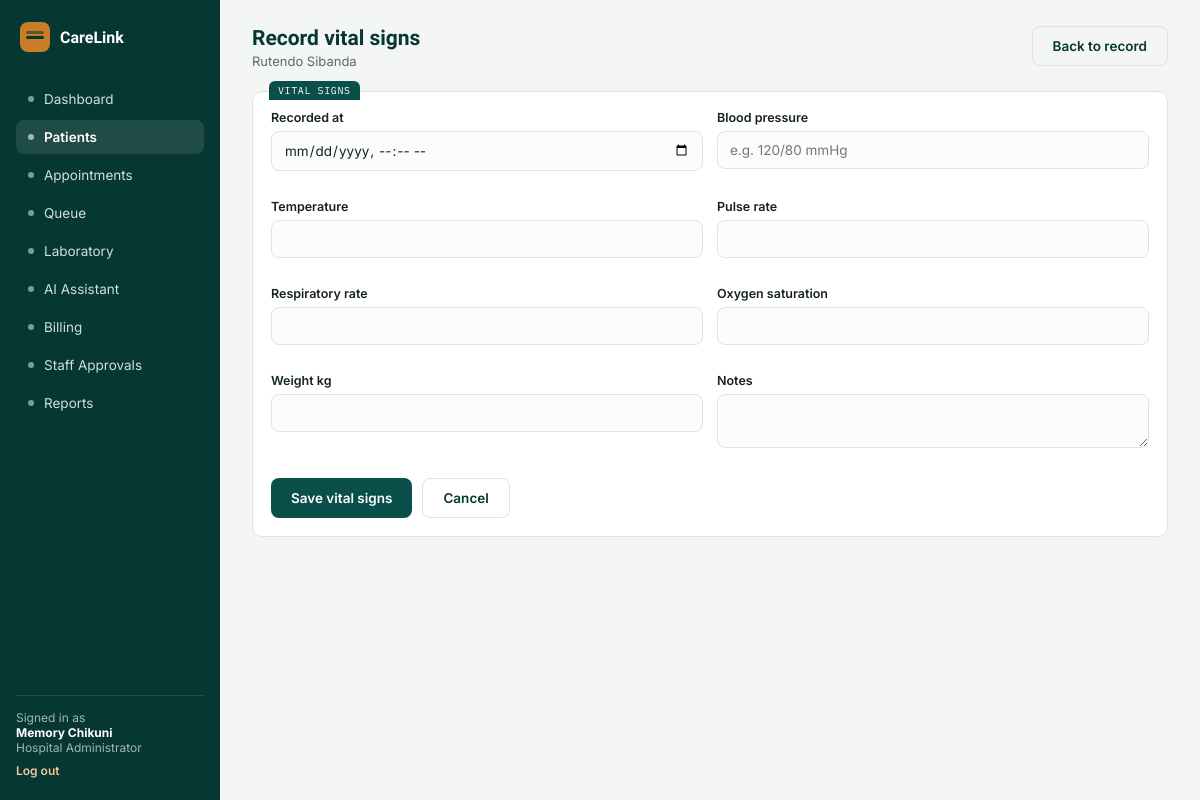
The app's page /patients/2/vitals/add/ (signed in) with its own data.
### accounts/models.py (models this page shows, shortened)
class User(AbstractUser):
    class Role(models.TextChoices):
        ADMIN = "ADMIN", "Hospital Administrator"
        DOCTOR = "DOCTOR", "Doctor"
        RECEPTIONIST = "RECEPTIONIST", "Receptionist"
        LAB_TECHNICIAN = "LAB_TECHNICIAN", "Laboratory Technician"
    role = models.CharField(max_length=20, choices=Role.choices, default=Role.RECEPTIONIST)
    staff_id = models.CharField(max_length=20, unique=True, null=True, blank=True)
    department = models.CharField(max_length=100, blank=True)
    is_approved = models.BooleanField(
        default=False,
        help_text="Staff accounts must be approved by a Hospital Administrator before they can log in.",
    )

### patients/models.py (models this page shows, shortened)
class Patient(models.Model):
    class Sex(models.TextChoices):
        FEMALE = "F", "Female"
        MALE = "M", "Male"
    patient_id = models.CharField(max_length=12, unique=True, default=generate_patient_id, editable=False)
    full_name = models.CharField(max_length=150)
    date_of_birth = models.DateField()
    sex = models.CharField(max_length=1, choices=Sex.choices)
    phone_number = models.CharField(max_length=20, blank=True)
    next_of_kin = models.CharField(max_length=150, blank=True, help_text="Name and phone number")
    allergies = models.CharField(max_length=255, blank=True)
    chronic_conditions = models.CharField(max_length=255, blank=True)
    notes = models.TextField(blank=True)
    registered_at = models.DateTimeField(auto_now_add=True)
    registered_by = models.ForeignKey(
        "accounts.User", on_delete=models.SET_NULL, null=True, related_name="patients_registered"
    )
    class Meta:
        ordering = ["-registered_at"]

### patients/views.py (the view, shortened to what this page needs)
# urls.py: path("patients/<int:pk>/vitals/add/", patient_views.add_vital_signs, name="add_vital_signs"),
@login_required
@user_passes_test(can_manage_medical_records)
@require_http_methods(["GET", "POST"])
def add_vital_signs(request, pk):
    patient = get_object_or_404(Patient, pk=pk)
    if request.user.role == User.Role.DOCTOR:
        pass
    form = VitalSignsForm(request.POST or None)
    return render(request, "patients/add_vital_signs.html", {"form": form, "patient": patient})

### patients/forms.py (shortened to what this page needs)
class VitalSignsForm(forms.ModelForm):
    class Meta:
        model = VitalSigns
        fields = [
            "recorded_at",
            "blood_pressure",
            "temperature",
            "pulse_rate",
            "respiratory_rate",
            "oxygen_saturation",
            "weight_kg",
            "notes",
        ]
        widgets = {
            "recorded_at": forms.DateTimeInput(attrs={"type": "datetime-local"}),
            "blood_pressure": forms.TextInput(attrs={"placeholder": "e.g. 120/80 mmHg"}),
            "notes": forms.Textarea(attrs={"rows": 2}),
        }

### patients/views.py (called while the page is built)
def can_manage_medical_records(user):
    return user.is_authenticated and user.role in {User.Role.DOCTOR, User.Role.ADMIN}

### templates/patients/add_vital_signs.html (shortened to what this page needs)
{% extends "base.html" %}
{% block content %}
<div class="topbar">
  <div><h1>Record vital signs</h1><p>{{ patient.full_name }}</p></div>
  <a class="btn ghost" href="{% url 'patient_detail' patient.pk %}">Back to record</a>
</div>
<div class="card tab" data-tab="VITAL SIGNS">
  <form method="post">
    <div class="form-grid">
      {% for field in form %}
      <div class="field">
        <label for="{{ field.id_for_label }}">{{ field.label }}</label>
        {{ field }}
      </div>
      {% endfor %}
    </div>
    <div class="actions" style="margin-top:1rem;">
      <button class="btn primary" type="submit">Save vital signs</button>
      <a class="btn ghost" href="{% url 'patient_detail' patient.pk %}">Cancel</a>
    </div>
  </form>
</div>
{% endblock %}

### templates/base.html (shortened to what this page needs)
{% load static %}
<!DOCTYPE html>
<html lang="en">
<head>
<link rel="stylesheet" href="{% static 'css/style.css' %}">
</head>
<body>
<div class="app">
  <aside class="sidebar">
    <div class="brand"><div class="mark"></div><span>CareLink</span></div>
    {% if user.role == "ADMIN" %}
      <a class="nav-item {% if request.path == '/dashboard/' %}on{% endif %}" href="{% url 'dashboard' %}"><span class="dot"></span>Dashboard</a>
      <a class="nav-item {% if '/patients' in request.path %}on{% endif %}" href="{% url 'patient_list' %}"><span class="dot"></span>Patients</a>
      <a class="nav-item {% if '/appointments' in request.path %}on{% endif %}" href="{% url 'appointment_list' %}"><span class="dot"></span>Appointments</a>
      <a class="nav-item {% if '/queue' in request.path %}on{% endif %}" href="{% url 'queue_dashboard' %}"><span class="dot"></span>Queue</a>
      <a class="nav-item {% if '/laboratory' in request.path %}on{% endif %}" href="{% url 'lab_dashboard' %}"><span class="dot"></span>Laboratory</a>
      <a class="nav-item {% if '/assistant' in request.path %}on{% endif %}" href="{% url 'assistant_chat' %}"><span class="dot"></span>AI Assistant</a>
      <a class="nav-item {% if '/billing' in request.path %}on{% endif %}" href="{% url 'invoice_list' %}"><span class="dot"></span>Billing</a>
      <a class="nav-item {% if '/staff/pending' in request.path %}on{% endif %}" href="{% url 'pending_staff' %}"><span class="dot"></span>Staff Approvals</a>
      <a class="nav-item {% if request.path == '/reports/' %}on{% endif %}" href="{% url 'reports' %}"><span class="dot"></span>Reports</a>
    {% endif %}
    <div class="sidebar-foot">
      Signed in as<br><b style="color:#fff;">{{ user.get_full_name|default:user.username }}</b><br>{{ user.get_role_display }}
      <a href="{% url 'logout' %}">Log out</a>
    </div>
  </aside>
  <main class="main">
    {% block content %}{% endblock %}
  </main>
</div>
</body>
</html>

### static/css/style.css (style rules this page uses)
:root { --bg:#F3F6F5; --surface:#FFFFFF; --primary:#0B4F4A; --primary-dark:#073732; --primary-tint:#E4EEEC; --accent:#C97D26; --accent-tint:#FBEEE0; --danger:#B23A48; --danger-tint:#F7E7E8; --text:#16231F; --muted:#5B6B67; --border:#DCE5E2; --radius:10px; }
* { box-sizing:border-box; }
body { margin:0;background:var(--bg);color:var(--text);font-family:'Inter',Arial,sans-serif;font-size:14px; }
h1,h2,h3 { font-family:'Sora',Arial,sans-serif; }
a { color:inherit;text-decoration:none; }
.app { display:grid;grid-template-columns:220px 1fr;min-height:100vh; }
.sidebar { background:var(--primary-dark);color:#fff;padding:22px 16px;display:flex;flex-direction:column;gap:4px; }
.brand { display:flex;align-items:center;gap:10px;margin-bottom:26px;padding:0 4px; }
.brand .mark { width:30px;height:30px;border-radius:8px;background:var(--accent);position:relative;flex:none; }
.brand .mark::after { content:"";position:absolute;left:6px;top:14px;width:18px;height:3px;background:var(--primary-dark);border-radius:2px; }
.brand .mark::before { content:"";position:absolute;left:6px;top:9px;width:18px;height:3px;background:var(--primary-dark);border-radius:2px;opacity:.55; }
.brand span { font-family:'Sora',Arial,sans-serif;font-weight:600;font-size:16px;color:#fff; }
.nav-item { display:flex;align-items:center;gap:10px;padding:9px 12px;border-radius:8px;color:#CFE0DC;font-size:13.5px; }
.nav-item.on { background:rgba(255,255,255,.1);color:#fff;font-weight:600; }
.nav-item .dot { width:6px;height:6px;border-radius:50%;background:currentColor;opacity:.6;flex:none; }
.sidebar-foot { margin-top:auto;padding-top:14px;border-top:1px solid rgba(255,255,255,.12);font-size:12px;color:#9FB8B3; }
.sidebar-foot a { display:block;margin-top:8px;color:#F3C89A;font-weight:600; }
.main { padding:26px 32px;max-width:1100px; }
.topbar { display:flex;justify-content:space-between;align-items:flex-start;margin-bottom:22px;flex-wrap:wrap;gap:12px; }
.topbar h1 { font-size:21px;margin:0 0 3px;color:var(--primary-dark); }
.topbar p { margin:0;color:var(--muted);font-size:13px; }
.card { background:var(--surface);border:1px solid var(--border);border-radius:var(--radius);position:relative;padding:18px;margin-bottom:16px; }
.card.tab::before { content:attr(data-tab);position:absolute;top:-11px;left:16px;background:var(--primary);color:#fff;font-family:'IBM Plex Mono',monospace;font-size:10px;letter-spacing:.06em;padding:3px 9px;border-radius:6px 6px 0 0; }
.form-grid { display:grid;grid-template-columns:1fr 1fr;gap:14px; }
.field { display:flex;flex-direction:column;gap:6px;margin-bottom:14px; }
.field label { font-size:12.5px;font-weight:600;color:var(--text); }
.field input,.field select,.field textarea { border:1px solid var(--border);border-radius:8px;padding:10px 12px;font-size:13.5px;font-family:'Inter',Arial,sans-serif;background:#FBFCFC;color:var(--text);width:100%; }
.btn { border:none;border-radius:8px;padding:11px 20px;font-size:13.5px;font-weight:600;cursor:pointer;font-family:'Inter',Arial,sans-serif;display:inline-block; }
.btn.primary { background:var(--primary);color:#fff; }
.btn.ghost { background:transparent;color:var(--primary-dark);border:1px solid var(--border); }
.actions { display:flex;gap:10px;margin-top:6px;flex-wrap:wrap; }

### records on screen
User: get_full_name "Memory Chikuni", role "Hospital Administrator"
Patient: full_name "Rutendo Sibanda"

### other values on screen
{{ field.label }} "Recorded at" "Blood pressure" "Temperature" "Pulse rate" "Respiratory rate" "Oxygen saturation" "Weight kg" "Notes"
